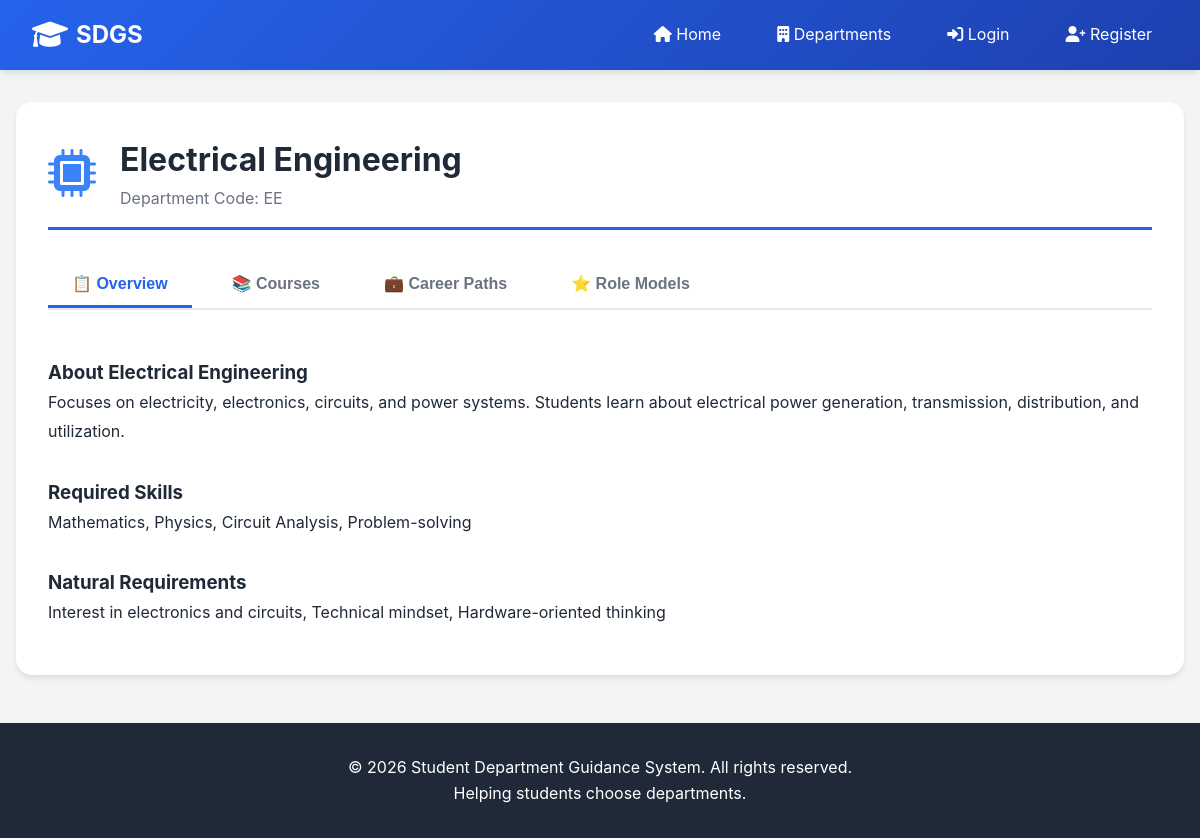
/departments.php?dept=EE, run on the app's committed database.
### tables this page shows
CREATE TABLE departments (
    dept_id INT PRIMARY KEY AUTO_INCREMENT,
    dept_code VARCHAR(10) UNIQUE NOT NULL,
    dept_name VARCHAR(100) NOT NULL,
    description TEXT,
    required_skills TEXT,
    natural_requirements TEXT,
    created_at TIMESTAMP DEFAULT CURRENT_TIMESTAMP
);

### departments.php (the view, shortened to what this page needs)
<?php
include 'includes/header.php';
$database = new Database();
$db = $database->getConnection();
if(isset($_GET['dept'])) {
    $dept_code = $_GET['dept'];
    $query = "SELECT * FROM departments WHERE dept_code = ?";
    $stmt = $db->prepare($query);
    $stmt->execute([$dept_code]);
    $department = $stmt->fetch(PDO::FETCH_ASSOC);
    if($department) {
        $icon = $dept_code == 'EE' ? 'microchip' : ($dept_code == 'CS' ? 'laptop-code' : ($dept_code == 'IS' ? 'chart-line' : 'cogs'));
        ?>
        <div class="department-detail">
            <div class="department-header">
                <i class="fas fa-<?php echo $icon; ?> fa-3x" style="color: <?php echo $department['color_code'] ?? '#3b82f6'; ?>;"></i>
                <div>
                    <h1><?php echo htmlspecialchars($department['dept_name']); ?></h1>
                    <p style="color: #6b7280;">Department Code: <?php echo htmlspecialchars($department['dept_code']); ?></p>
                </div>
            </div>
            <div class="tabs">
                <button class="tab-btn active" data-tab="overview">📋 Overview</button>
                <button class="tab-btn" data-tab="courses">📚 Courses</button>
                <button class="tab-btn" data-tab="careers">💼 Career Paths</button>
                <button class="tab-btn" data-tab="models">⭐ Role Models</button>
            </div>
            <div id="overview" class="tab-content active">
                <h3>About <?php echo htmlspecialchars($department['dept_name']); ?></h3>
                <p style="line-height: 1.8;"><?php echo nl2br(htmlspecialchars($department['description'])); ?></p>
                <h3 style="margin-top: 2rem;">Required Skills</h3>
                <p style="line-height: 1.8;"><?php echo nl2br(htmlspecialchars($department['required_skills'])); ?></p>
                <h3 style="margin-top: 2rem;">Natural Requirements</h3>
                <p style="line-height: 1.8;"><?php echo nl2br(htmlspecialchars($department['natural_requirements'])); ?></p>
            </div>
        </div>
        <?php
    } else {
        echo '<div class="alert alert-error">Department not found.</div>';
    }
}
?>
<?php include 'includes/footer.php'; ?>

### css/style.css (style rules this page uses)
* { margin: 0; padding: 0; box-sizing: border-box; }
:root { --primary-color: #2563eb; --secondary-color: #1e40af; --success-color: #10b981; --danger-color: #ef4444; --warning-color: #f59e0b; --light-bg: #f3f4f6; --dark-text: #1f2937; --light-text: #6b7280; --white: #ffffff; --border-color: #e5e7eb; --shadow: 0 4px 6px -1px rgba(0, 0, 0, 0.1); }
body { font-family: -apple-system, BlinkMacSystemFont, "Segoe UI", Roboto, Oxygen, Ubuntu, sans-serif; line-height: 1.6; color: var(--dark-text); background-color: var(--light-bg); }
.department-detail { background: var(--white); border-radius: 1rem; padding: 2rem; box-shadow: var(--shadow); margin: 2rem 0; }
.department-header { display: flex; align-items: center; gap: 1.5rem; margin-bottom: 2rem; padding-bottom: 1rem; border-bottom: 3px solid var(--primary-color); }
.tabs { display: flex; gap: 1rem; margin-bottom: 2rem; border-bottom: 2px solid var(--border-color); }
.tab-btn { padding: 0.75rem 1.5rem; border: none; background: none; cursor: pointer; font-size: 1rem; font-weight: 600; color: var(--light-text); transition: all 0.3s ease; border-bottom: 3px solid transparent; }
.tab-btn.active { color: var(--primary-color); border-bottom-color: var(--primary-color); }
.tab-content { display: none; padding: 1rem 0; }
.tab-content.active { display: block; }

### data on the page
departments: dept_name "Electrical Engineering", dept_code "EE", description "Focuses on electricity, electronics, circuits, and power systems. Students learn about electrical power generation, transmission, distribution, and utilization.", required_skills "Mathematics, Physics, Circuit Analysis, Problem-solving", natural_requirements "Interest in electronics and circuits, Technical mindset, Hardware-oriented thinking"
